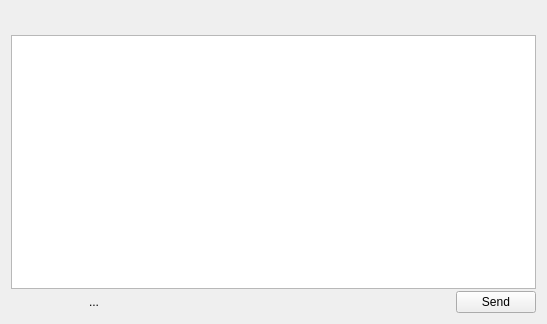
<?xml version="1.0" encoding="UTF-8"?>
<ui version="4.0">
 <class>ChatForm</class>
 <widget class="QWidget" name="ChatForm">
  <property name="geometry">
   <rect>
    <x>0</x>
    <y>0</y>
    <width>547</width>
    <height>324</height>
   </rect>
  </property>
  <property name="contextMenuPolicy">
   <enum>Qt::DefaultContextMenu</enum>
  </property>
  <property name="windowTitle">
   <string>Form</string>
  </property>
  <layout class="QGridLayout" name="gridLayout">
   <item row="0" column="0">
    <widget class="QSplitter" name="splitter">
     <property name="orientation">
      <enum>Qt::Vertical</enum>
     </property>
     <widget class="QWidget" name="layoutWidget">
      <layout class="QVBoxLayout" name="verticalLayout">
       <property name="spacing">
        <number>2</number>
       </property>
       <item>
        <layout class="QHBoxLayout" name="horizontalLayout">
         <property name="spacing">
          <number>4</number>
         </property>
         <item>
          <widget class="QToolButton" name="historyButton">
           <property name="maximumSize">
            <size>
             <width>22</width>
             <height>22</height>
            </size>
           </property>
           <property name="toolTip">
            <string>Contact history</string>
           </property>
           <property name="text">
            <string/>
           </property>
           <property name="icon">
            <iconset>
             <normaloff>:/icons/crystal_project/history.png</normaloff>:/icons/crystal_project/history.png</iconset>
           </property>
           <property name="shortcut">
            <string>Ctrl+H</string>
           </property>
           <property name="autoRaise">
            <bool>true</bool>
           </property>
          </widget>
         </item>
         <item>
          <widget class="QToolButton" name="emoticonButton">
           <property name="maximumSize">
            <size>
             <width>22</width>
             <height>22</height>
            </size>
           </property>
           <property name="toolTip">
            <string>Emoticon menu</string>
           </property>
           <property name="text">
            <string/>
           </property>
           <property name="icon">
            <iconset>
             <normaloff>:/icons/crystal_project/emoticon.png</normaloff>:/icons/crystal_project/emoticon.png</iconset>
           </property>
           <property name="shortcut">
            <string>Ctrl+M</string>
           </property>
           <property name="popupMode">
            <enum>QToolButton::InstantPopup</enum>
           </property>
           <property name="autoRaise">
            <bool>true</bool>
           </property>
          </widget>
         </item>
         <item>
          <widget class="QToolButton" name="sendPictureButton">
           <property name="maximumSize">
            <size>
             <width>22</width>
             <height>22</height>
            </size>
           </property>
           <property name="toolTip">
            <string>Send image &lt; 7,6 KB</string>
           </property>
           <property name="text">
            <string/>
           </property>
           <property name="icon">
            <iconset>
             <normaloff>:/icons/crystal_project/image.png</normaloff>:/icons/crystal_project/image.png</iconset>
           </property>
           <property name="shortcut">
            <string>Ctrl+I</string>
           </property>
           <property name="autoRaise">
            <bool>true</bool>
           </property>
          </widget>
         </item>
         <item>
          <widget class="QToolButton" name="sendFileButton">
           <property name="maximumSize">
            <size>
             <width>22</width>
             <height>22</height>
            </size>
           </property>
           <property name="toolTip">
            <string>Send file</string>
           </property>
           <property name="text">
            <string/>
           </property>
           <property name="icon">
            <iconset>
             <normaloff>:/icons/crystal_project/save_all.png</normaloff>:/icons/crystal_project/save_all.png</iconset>
           </property>
           <property name="shortcut">
            <string>Ctrl+F</string>
           </property>
           <property name="autoRaise">
            <bool>true</bool>
           </property>
          </widget>
         </item>
         <item>
          <widget class="QToolButton" name="translitButton">
           <property name="maximumSize">
            <size>
             <width>22</width>
             <height>22</height>
            </size>
           </property>
           <property name="toolTip">
            <string>Translit</string>
           </property>
           <property name="text">
            <string/>
           </property>
           <property name="icon">
            <iconset>
             <normaloff>:/icons/crystal_project/translate.png</normaloff>:/icons/crystal_project/translate.png</iconset>
           </property>
           <property name="shortcut">
            <string>Ctrl+T</string>
           </property>
           <property name="autoRaise">
            <bool>true</bool>
           </property>
          </widget>
         </item>
         <item>
          <spacer name="horizontalSpacer">
           <property name="orientation">
            <enum>Qt::Horizontal</enum>
           </property>
           <property name="sizeHint" stdset="0">
            <size>
             <width>40</width>
             <height>20</height>
            </size>
           </property>
          </spacer>
         </item>
         <item>
          <widget class="QLabel" name="typingLabel">
           <property name="sizePolicy">
            <sizepolicy hsizetype="Fixed" vsizetype="Preferred">
             <horstretch>0</horstretch>
             <verstretch>0</verstretch>
            </sizepolicy>
           </property>
           <property name="minimumSize">
            <size>
             <width>20</width>
             <height>20</height>
            </size>
           </property>
           <property name="maximumSize">
            <size>
             <width>20</width>
             <height>20</height>
            </size>
           </property>
           <property name="text">
            <string/>
           </property>
          </widget>
         </item>
         <item>
          <widget class="QLabel" name="clientLabel">
           <property name="sizePolicy">
            <sizepolicy hsizetype="Fixed" vsizetype="Preferred">
             <horstretch>0</horstretch>
             <verstretch>0</verstretch>
            </sizepolicy>
           </property>
           <property name="minimumSize">
            <size>
             <width>20</width>
             <height>20</height>
            </size>
           </property>
           <property name="maximumSize">
            <size>
             <width>20</width>
             <height>20</height>
            </size>
           </property>
           <property name="text">
            <string/>
           </property>
           <property name="alignment">
            <set>Qt::AlignCenter</set>
           </property>
          </widget>
         </item>
         <item>
          <widget class="QToolButton" name="infoButton">
           <property name="maximumSize">
            <size>
             <width>22</width>
             <height>22</height>
            </size>
           </property>
           <property name="toolTip">
            <string>Contact information</string>
           </property>
           <property name="text">
            <string/>
           </property>
           <property name="icon">
            <iconset>
             <normaloff>:/icons/crystal_project/contactinfo.png</normaloff>:/icons/crystal_project/contactinfo.png</iconset>
           </property>
           <property name="shortcut">
            <string>Ctrl+I</string>
           </property>
           <property name="autoRaise">
            <bool>true</bool>
           </property>
          </widget>
         </item>
        </layout>
       </item>
       <item>
        <widget class="QTextEdit" name="chatInputEdit">
         <property name="minimumSize">
          <size>
           <width>0</width>
           <height>30</height>
          </size>
         </property>
         <property name="acceptRichText">
          <bool>false</bool>
         </property>
        </widget>
       </item>
       <item>
        <layout class="QHBoxLayout" name="horizontalLayout_2">
         <item>
          <widget class="QToolButton" name="onEnterButton">
           <property name="maximumSize">
            <size>
             <width>22</width>
             <height>22</height>
            </size>
           </property>
           <property name="toolTip">
            <string>Send message on enter</string>
           </property>
           <property name="text">
            <string/>
           </property>
           <property name="icon">
            <iconset>
             <normaloff>:/icons/crystal_project/key_enter.png</normaloff>:/icons/crystal_project/key_enter.png</iconset>
           </property>
           <property name="checkable">
            <bool>true</bool>
           </property>
           <property name="autoRaise">
            <bool>true</bool>
           </property>
          </widget>
         </item>
         <item>
          <widget class="QToolButton" name="typingButton">
           <property name="maximumSize">
            <size>
             <width>22</width>
             <height>22</height>
            </size>
           </property>
           <property name="toolTip">
            <string>Send typing notification</string>
           </property>
           <property name="text">
            <string/>
           </property>
           <property name="icon">
            <iconset>
             <normaloff>:/icons/crystal_project/typing.png</normaloff>:/icons/crystal_project/typing.png</iconset>
           </property>
           <property name="checkable">
            <bool>true</bool>
           </property>
           <property name="autoRaise">
            <bool>true</bool>
           </property>
          </widget>
         </item>
         <item>
          <widget class="QToolButton" name="quoteButton">
           <property name="maximumSize">
            <size>
             <width>22</width>
             <height>22</height>
            </size>
           </property>
           <property name="toolTip">
            <string>Quote selected text</string>
           </property>
           <property name="text">
            <string/>
           </property>
           <property name="icon">
            <iconset>
             <normaloff>:/icons/crystal_project/quote.png</normaloff>:/icons/crystal_project/quote.png</iconset>
           </property>
           <property name="shortcut">
            <string>Ctrl+Q</string>
           </property>
           <property name="autoRaise">
            <bool>true</bool>
           </property>
          </widget>
         </item>
         <item>
          <widget class="QToolButton" name="clearChatButton">
           <property name="maximumSize">
            <size>
             <width>22</width>
             <height>22</height>
            </size>
           </property>
           <property name="toolTip">
            <string>Clear chat log</string>
           </property>
           <property name="text">
            <string>...</string>
           </property>
           <property name="icon">
            <iconset>
             <normaloff>:/icons/crystal_project/edituser.png</normaloff>:/icons/crystal_project/edituser.png</iconset>
           </property>
           <property name="autoRaise">
            <bool>true</bool>
           </property>
          </widget>
         </item>
         <item>
          <spacer name="horizontalSpacer_2">
           <property name="orientation">
            <enum>Qt::Horizontal</enum>
           </property>
           <property name="sizeHint" stdset="0">
            <size>
             <width>40</width>
             <height>20</height>
            </size>
           </property>
          </spacer>
         </item>
         <item>
          <widget class="QPushButton" name="sendButton">
           <property name="toolTip">
            <string>Send message</string>
           </property>
           <property name="text">
            <string>Send</string>
           </property>
           <property name="icon">
            <iconset>
             <normaloff>:/icons/crystal_project/message.png</normaloff>:/icons/crystal_project/message.png</iconset>
           </property>
          </widget>
         </item>
        </layout>
       </item>
      </layout>
     </widget>
    </widget>
   </item>
  </layout>
 </widget>
 <resources/>
 <connections/>
</ui>
